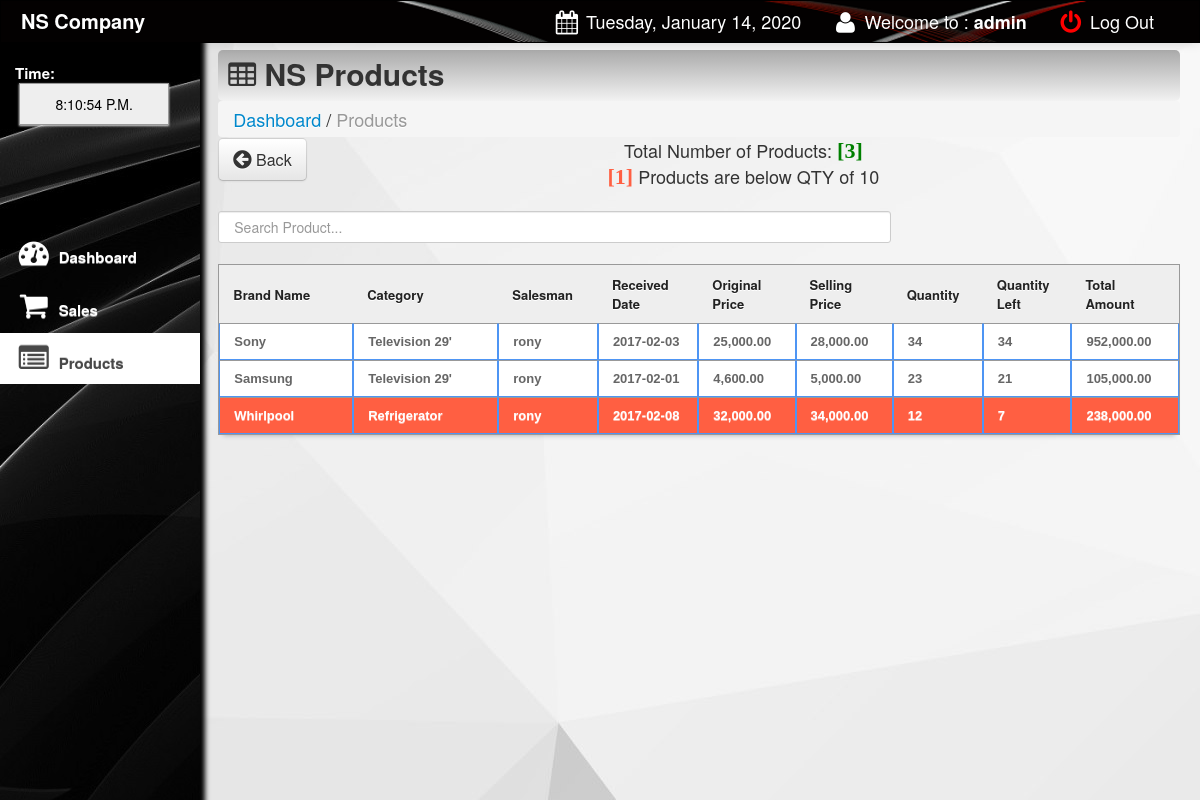
The page /main/products_salesman.php (signed in) on the database its author committed.
### tables this page shows
CREATE TABLE `products` (
  `product_id` int(11) NOT NULL AUTO_INCREMENT,
  `product_name` varchar(200) NOT NULL,
  `pro_band_name` varchar(200) NOT NULL,
  `o_price` varchar(100) NOT NULL,
  `price` varchar(100) NOT NULL,
  `profit` varchar(100) NOT NULL,
  `salesman` varchar(100) NOT NULL,
  `qty` int(10) NOT NULL,
  `qty_sold` int(10) NOT NULL,
  `receive_date` varchar(500) NOT NULL,
  PRIMARY KEY (`product_id`)
);

### main/products_salesman.php (the view, shortened to what this page needs)
<html>
<head>
 <link href="css/bootstrap.css" rel="stylesheet">
    <link rel="stylesheet" type="text/css" href="css/DT_bootstrap.css">
  <link rel="stylesheet" href="css/font-awesome.min.css">
    <link href="css/bootstrap-responsive.css" rel="stylesheet">
<link href="../style.css" media="screen" rel="stylesheet" type="text/css" />
<link href="src/facebox.css" media="screen" rel="stylesheet" type="text/css" />
</head>
<?php
function createRandomPassword() {
	$chars = "003232303232023232023456789";
	$i = 0;
	$pass = '' ;
	while ($i <= 7) {
		$num = rand() % 33;
		$tmp = substr($chars, $num, 1);
		$pass = $pass . $tmp;
		$i++;
	}
	return $pass;
}
$finalcode='RS-'.createRandomPassword();
?>
<body>
<?php include('navfixed.php');?>
<div class="container-fluid">
      <div class="row-fluid">
	<div class="span2">
          <div class="well sidebar-nav">
              <ul class="nav nav-list">
			  <li>
			 <div class="hero-unit-clock">
			<br>
			<form name="clock">
			<font color="white">Time: <br></font>&nbsp;<input style="width:150px;" type="submit" class="trans" name="face" value="">
			</form><br><br><br><br>
			  </div>
			</li>
              <li><a href="index.php"><i class="icon-dashboard icon-2x"></i> Dashboard </a></li>
			<li><a href="sales_salesman.php?id=cash&invoice=<?php echo $finalcode ?>"><i class="icon-shopping-cart icon-2x"></i> Sales</a>  </li>
			<li class="active"><a href="products_salesman.php"><i class="icon-list-alt icon-2x"></i> Products</a>                                     </li>
			</ul>
          </div>
        </div>
	<div class="span10">
	<div class="contentheader">
			<i class="icon-table"></i> NS Products
			</div>
			<ul class="breadcrumb">
			<li><a href="index.php">Dashboard</a></li> /
			<li class="active">Products</li>
			</ul>
<div style="margin-top: -19px; margin-bottom: 21px;">
<a  href="index.php"><button class="btn btn-default btn-large" style="float: left;"><i class="icon icon-circle-arrow-left icon-large"></i> Back</button></a>
			<?php
			include('../connect.php');
				$result = $db->prepare("SELECT * FROM products ORDER BY qty_sold DESC");
				$result->execute();
				$rowcount = $result->rowcount();
			?>
			<?php
			include('../connect.php');
				$result = $db->prepare("SELECT * FROM products where qty < 10 ORDER BY product_id DESC");
				$result->execute();
				$rowcount123 = $result->rowcount();
			?>
				<div style="text-align:center;">
			Total Number of Products:  <font color="green" style="font:bold 22px 'Aleo';">[<?php echo $rowcount;?>]</font>
			</div>
			<div style="text-align:center;">
			<font style="color:rgb(255, 95, 66);; font:bold 22px 'Aleo';">[<?php echo $rowcount123;?>]</font> Products are below QTY of 10
			</div>
</div>
<input type="text" style="padding:15px;" name="filter" value="" id="filter" placeholder="Search Product..." autocomplete="off" />
<br><br>
<table class="hoverTable" id="resultTable" data-responsive="table" style="text-align: left;">
	<thead>
		<tr>
			<th width="12%"> Brand Name </th>
			<th width="13%"> Category  </th>
			<th width="7%"> Salesman </th>
			<th width="9%"> Received Date</th>
			<th width="6%"> Original Price </th>
			<th width="6%"> Selling Price </th>
			<th width="6%"> Quantity </th>
			<th width="5%"> Quantity Left </th>
			<th width="8%"> Total Amount</th>
		</tr>
	</thead>
	<tbody>
			<?php
			function formatMoney($number, $fractional=false) {
					if ($fractional) {
						$number = sprintf('%.2f', $number);
					}
					while (true) {
						$replaced = preg_replace('/(-?\d+)(\d\d\d)/', '$1,$2', $number);
						if ($replaced != $number) {
							$number = $replaced;
						} else {
							break;
						}
					}
					return $number;
				}
				include('../connect.php');
				$result = $db->prepare("SELECT *, price * qty as total FROM products ORDER BY product_id DESC");
				$result->execute();
				for($i=0; $row = $result->fetch(); $i++){
				$availableqty=$row['qty'];
				if ($availableqty < 10) {
				echo '<tr class="alert alert-warning record" style="color: #fff; background:rgb(255, 95, 66);">';
				}
				else {
				echo '<tr class="record">';
				}
			?>
			<td><?php echo $row['product_name']; ?></td>
			<td><?php echo $row['pro_band_name']; ?></td>
					<td><?php echo $row['salesman']; ?></td>
			<td><?php echo $row['receive_date']; ?></td>
			<td><?php
			$oprice=$row['o_price'];
			echo formatMoney($oprice, true);
			?></td>
			<td><?php
			$pprice=$row['price'];
			echo formatMoney($pprice, true);
			?></td>
			<td><?php echo $row['qty_sold']; ?></td>
			<td><?php echo $row['qty']; ?></td>
			<td>
			<?php
			$total=$row['total'];
			echo formatMoney($total, true);
			?>
			</td>
			</tr>
			<?php
				}
			?>
	</tbody>
</table>
</div>
</div>
</div>
</body>
<?php include('footer.php');?>
</html>

### style.css (style rules this page uses)
input { border: 1px solid #999; background: #EEEEEE; padding: 10px; box-shadow:0 1px 2px #ddd; -moz-box-shadow:0 1px 2px #ddd; -webkit-box-shadow:0 1px 2px #ddd; }
#filter { width: 70%; float:left; }
#resultTable { border-collapse: separate; background-color: #FFFFFF; border-spacing: 0; max-width: 100%; }
#resultTable { color: #666666; text-shadow: 0 1px 0 #FFFFFF; width: 100%; border: 1px solid #999999; box-shadow: 0 5px 5px -5px rgba(0, 0, 0, 0.3); margin-top: 13px; }
#resultTable thead tr th { background: none repeat scroll 0 0 #EEEEEE; color: #222222; padding: 10px 14px; text-align: left; border-top: 0 none; font-size: 13px; }
#resultTable tbody tr td { font: bold 13px 'Arial'; text-align: left; padding: 10px 14px; border-top: 1px solid #999999; }
#resultTable td { padding:7px; border:#4e95f4 1px solid; }
#resultTable tr { background: #fff; }

### main/products_salesman.php (style rules this page uses)
body { padding-top: 60px; padding-bottom: 40px; }
.sidebar-nav { padding: 9px 0; }

### rows shown on the page
products: product_name "Sony", pro_band_name "Television 29'", salesman "rony", receive_date "2017-02-03", o_price "25,000.00", price "28,000.00", qty_sold "34", qty "34", total "952,000.00"
products: product_name "Samsung", pro_band_name "Television 29'", salesman "rony", receive_date "2017-02-01", o_price "4,600.00", price "5,000.00", qty_sold "23", qty "21", total "105,000.00"
products: product_name "Whirlpool", pro_band_name "Refrigerator", salesman "rony", receive_date "2017-02-08", o_price "32,000.00", price "34,000.00", qty_sold "12", qty "7", total "238,000.00"

### other values the page prints
$new "Tuesday, January 14, 2020"
$_SESSION['SESS_LAST_NAME'] "admin"
$rowcount "3"
$rowcount123 "1"
